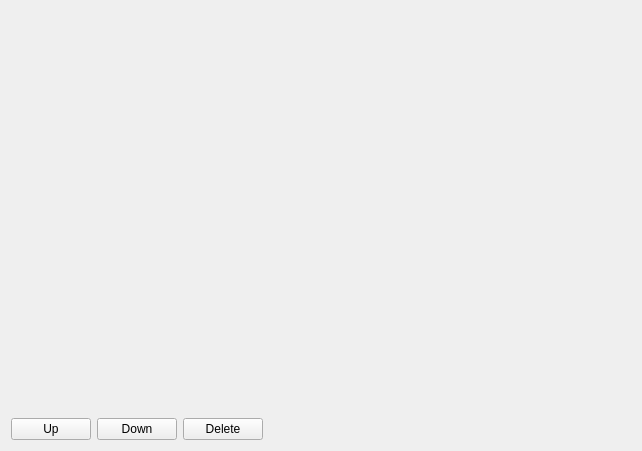
<?xml version="1.0" encoding="UTF-8"?>
<ui version="4.0">
 <class>GraphBlock</class>
 <widget class="QWidget" name="GraphBlock">
  <property name="geometry">
   <rect>
    <x>0</x>
    <y>0</y>
    <width>640</width>
    <height>451</height>
   </rect>
  </property>
  <property name="windowTitle">
   <string>Dialog</string>
  </property>
  <layout class="QFormLayout" name="formLayout">
   <item row="0" column="0">
    <widget class="QLabel" name="imageLabel">
     <property name="text">
      <string/>
     </property>
    </widget>
   </item>
   <item row="0" column="1">
    <spacer name="verticalSpacer">
     <property name="orientation">
      <enum>Qt::Vertical</enum>
     </property>
     <property name="sizeHint" stdset="0">
      <size>
       <width>607</width>
       <height>400</height>
      </size>
     </property>
    </spacer>
   </item>
   <item row="1" column="0" colspan="2">
    <layout class="QHBoxLayout" name="horizontalLayout">
     <item>
      <widget class="QPushButton" name="upButton">
       <property name="text">
        <string>Up</string>
       </property>
      </widget>
     </item>
     <item>
      <widget class="QPushButton" name="downButton">
       <property name="text">
        <string>Down</string>
       </property>
      </widget>
     </item>
     <item>
      <widget class="QPushButton" name="deleteButton">
       <property name="text">
        <string>Delete</string>
       </property>
      </widget>
     </item>
     <item>
      <spacer name="horizontalSpacer">
       <property name="orientation">
        <enum>Qt::Horizontal</enum>
       </property>
       <property name="sizeHint" stdset="0">
        <size>
         <width>328</width>
         <height>20</height>
        </size>
       </property>
      </spacer>
     </item>
    </layout>
   </item>
  </layout>
 </widget>
 <resources/>
 <connections/>
</ui>
